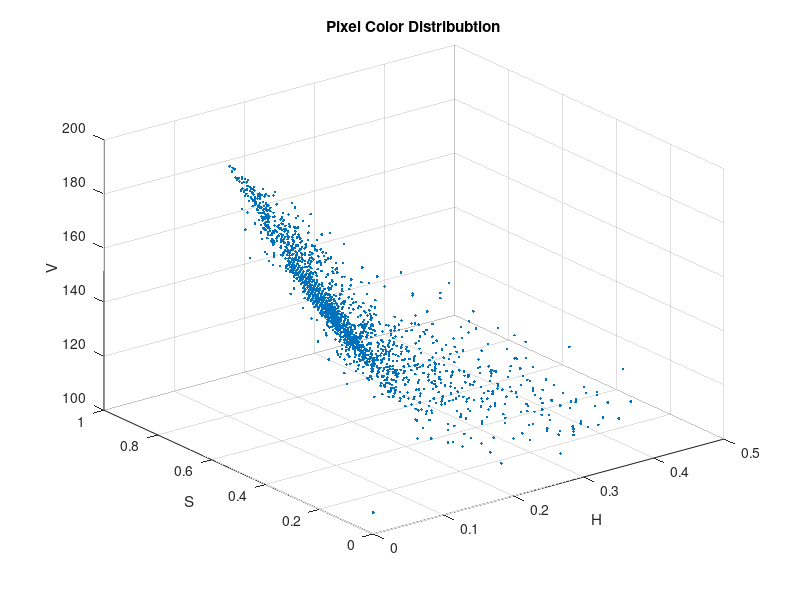

The MATLAB script that drew this image:
clear;
close all;

load('Sample_RGB.mat');


Samples = [];

for i=1:5
    % Load image
    image_RGB = [];
    image_RGB(:,:,1)=SamplesPoint{i}{1}{1};
    image_RGB(:,:,2)=SamplesPoint{i}{2}{1};
    image_RGB(:,:,3)=SamplesPoint{i}{3}{1};
    
    I = rgb2hsv(image_RGB);
    
    % You may consider other color space than RGB
    H = I(:,:,1);
    S = I(:,:,2);
    V = I(:,:,3);
    
    Samples = [Samples; [H S V]];
    
%     imshow(I);
%     pause;
    
end

figure, 
scatter3(Samples(:,1),Samples(:,2),Samples(:,3),'.');
title('Pixel Color Distribubtion');
xlabel('H');
ylabel('S');
zlabel('V');
